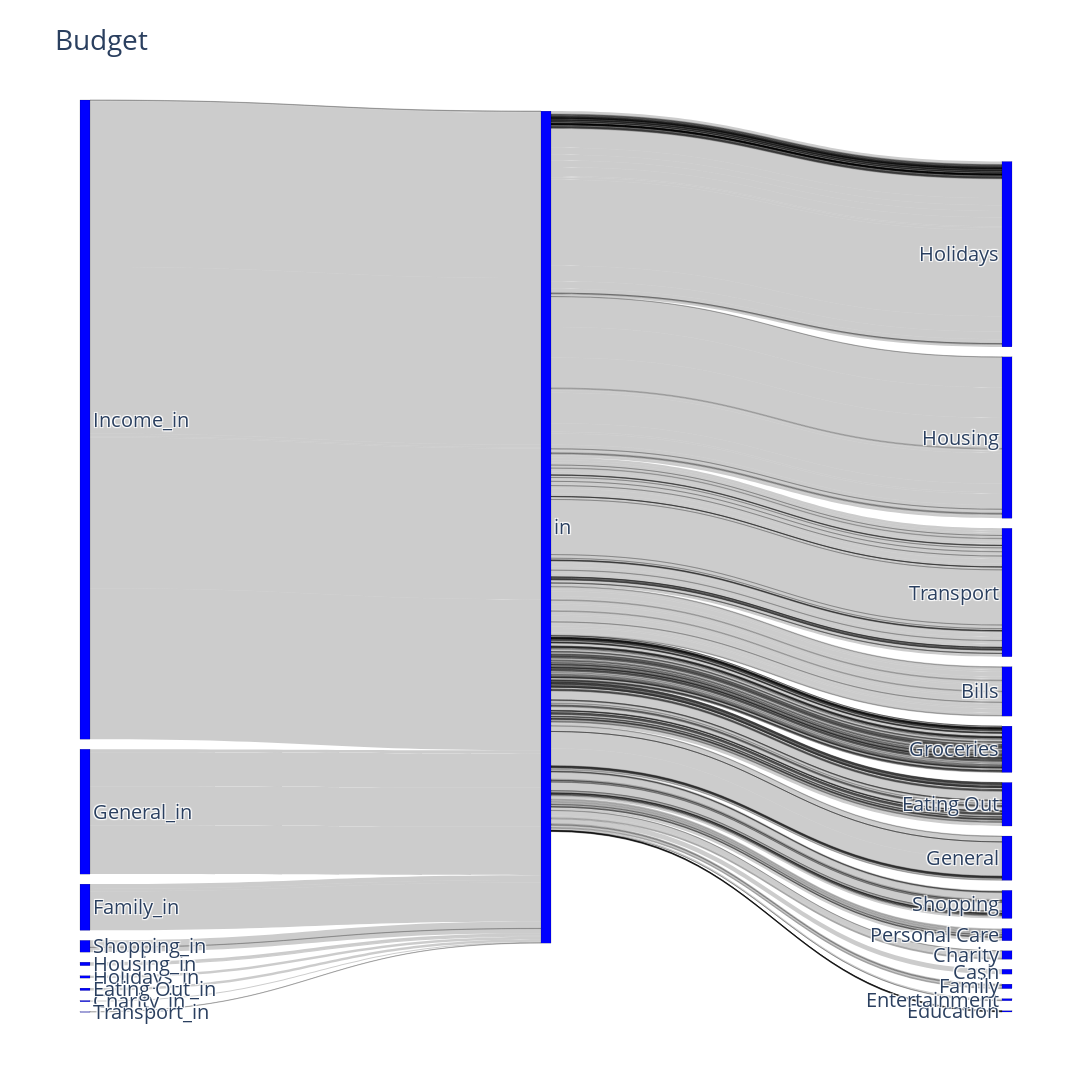

The code cell stored with this chart in its notebook:
### Code cell
import plotly.graph_objects as go

fig = go.Figure(data=[go.Sankey(
    arrangement='perpendicular',
    node = dict(
      pad = 10,
      thickness = 10,
      line = dict(color = "black", width = 0.15),
      label = labels,
      color = "blue"
    ),
    link = dict(
      source = aug_dec_23['source'], # indices correspond to labels, eg A1, A2, A1, B1, ...
      target = aug_dec_23['target'],
      value = aug_dec_23['Amount'].apply(abs)
  ))])

fig.update_layout(title_text="Budget", font_size=20, width=2000, height = 1200)
fig.show()

### Figure 1 — Plotly figure (JSON) as saved in the notebook; plotly's stock layout.template omitted (floating-point values rounded to 4 significant figures; data arrays with more than 128 entries replaced by an {"elided": "..."} marker saying what was removed)
{"data": [{"arrangement": "perpendicular", "link": {"source": {"elided": "413 int values"}, "target": {"elided": "413 int values"}, "value": {"elided": "413 float values"}}, "node": {"color": "blue", "label": ["Charity_in", "Groceries", "Housing", "Personal Care", "Transport_in", "Holidays_in", "Shopping", "Income_in", "Cash", "Education", "Housing_in", "Eating Out", "Transport", "Family_in", "Bills", "Charity", "Entertainment", "Family", "Eating Out_in", "General", "Holidays", "Shopping_in", "General_in", "in", "in"], "line": {"color": "black", "width": 0.15}, "pad": 10, "thickness": 10}, "type": "sankey"}], "layout": {"font": {"size": 20}, "height": 1200, "title": {"text": "Budget"}, "width": 2000}}
